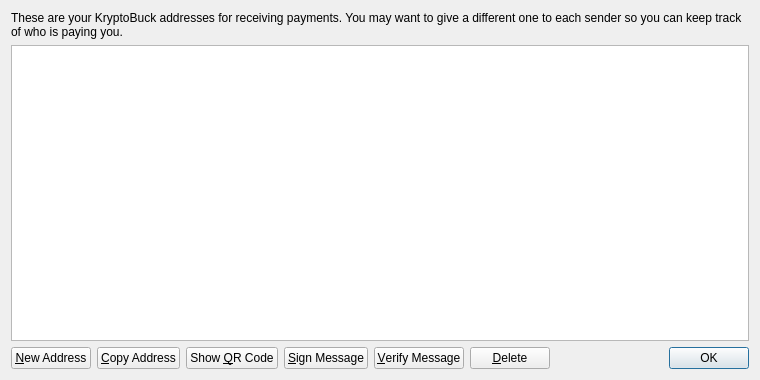
<?xml version="1.0" encoding="UTF-8"?>
<ui version="4.0">
 <class>AddressBookPage</class>
 <widget class="QWidget" name="AddressBookPage">
  <property name="geometry">
   <rect>
    <x>0</x>
    <y>0</y>
    <width>760</width>
    <height>380</height>
   </rect>
  </property>
  <property name="windowTitle">
   <string>Address Book</string>
  </property>
  <layout class="QVBoxLayout" name="verticalLayout">
   <item>
    <widget class="QLabel" name="labelExplanation">
     <property name="text">
      <string>These are your KryptoBuck addresses for receiving payments. You may want to give a different one to each sender so you can keep track of who is paying you.</string>
     </property>
     <property name="textFormat">
      <enum>Qt::PlainText</enum>
     </property>
     <property name="wordWrap">
      <bool>true</bool>
     </property>
    </widget>
   </item>
   <item>
    <widget class="QTableView" name="tableView">
     <property name="contextMenuPolicy">
      <enum>Qt::CustomContextMenu</enum>
     </property>
     <property name="toolTip">
      <string>Double-click to edit address or label</string>
     </property>
     <property name="tabKeyNavigation">
      <bool>false</bool>
     </property>
     <property name="alternatingRowColors">
      <bool>true</bool>
     </property>
     <property name="selectionMode">
      <enum>QAbstractItemView::SingleSelection</enum>
     </property>
     <property name="selectionBehavior">
      <enum>QAbstractItemView::SelectRows</enum>
     </property>
     <property name="sortingEnabled">
      <bool>true</bool>
     </property>
     <attribute name="verticalHeaderVisible">
      <bool>false</bool>
     </attribute>
    </widget>
   </item>
   <item>
    <layout class="QHBoxLayout" name="horizontalLayout">
     <item>
      <widget class="QPushButton" name="newAddressButton">
       <property name="toolTip">
        <string>Create a new address</string>
       </property>
       <property name="text">
        <string>&amp;New Address</string>
       </property>
       <property name="icon">
        <iconset resource="../bitcoin.qrc">
         <normaloff>:/icons/add</normaloff>:/icons/add</iconset>
       </property>
      </widget>
     </item>
     <item>
      <widget class="QPushButton" name="copyToClipboard">
       <property name="toolTip">
        <string>Copy the currently selected address to the system clipboard</string>
       </property>
       <property name="text">
        <string>&amp;Copy Address</string>
       </property>
       <property name="icon">
        <iconset resource="../bitcoin.qrc">
         <normaloff>:/icons/editcopy</normaloff>:/icons/editcopy</iconset>
       </property>
      </widget>
     </item>
     <item>
      <widget class="QPushButton" name="showQRCode">
       <property name="text">
        <string>Show &amp;QR Code</string>
       </property>
       <property name="icon">
        <iconset resource="../bitcoin.qrc">
         <normaloff>:/icons/qrcode</normaloff>:/icons/qrcode</iconset>
       </property>
      </widget>
     </item>
     <item>
      <widget class="QPushButton" name="signMessage">
       <property name="toolTip">
        <string>Sign a message to prove you own a Bitcoin address</string>
       </property>
       <property name="text">
        <string>&amp;Sign Message</string>
       </property>
       <property name="icon">
        <iconset resource="../bitcoin.qrc">
         <normaloff>:/icons/edit</normaloff>:/icons/edit</iconset>
       </property>
      </widget>
     </item>
     <item>
      <widget class="QPushButton" name="verifyMessage">
       <property name="toolTip">
        <string>Verify a message to ensure it was signed with a specified Bitcoin address</string>
       </property>
       <property name="text">
        <string>&amp;Verify Message</string>
       </property>
       <property name="icon">
        <iconset resource="../bitcoin.qrc">
         <normaloff>:/icons/transaction_0</normaloff>:/icons/transaction_0</iconset>
       </property>
      </widget>
     </item>
     <item>
      <widget class="QPushButton" name="deleteButton">
       <property name="toolTip">
        <string>Delete the currently selected address from the list. Only sending addresses can be deleted.</string>
       </property>
       <property name="text">
        <string>&amp;Delete</string>
       </property>
       <property name="icon">
        <iconset resource="../bitcoin.qrc">
         <normaloff>:/icons/remove</normaloff>:/icons/remove</iconset>
       </property>
      </widget>
     </item>
     <item>
      <spacer name="horizontalSpacer">
       <property name="orientation">
        <enum>Qt::Horizontal</enum>
       </property>
       <property name="sizeHint" stdset="0">
        <size>
         <width>40</width>
         <height>20</height>
        </size>
       </property>
      </spacer>
     </item>
     <item>
      <widget class="QDialogButtonBox" name="buttonBox">
       <property name="sizePolicy">
        <sizepolicy hsizetype="Maximum" vsizetype="Fixed">
         <horstretch>0</horstretch>
         <verstretch>0</verstretch>
        </sizepolicy>
       </property>
       <property name="standardButtons">
        <set>QDialogButtonBox::Ok</set>
       </property>
      </widget>
     </item>
    </layout>
   </item>
  </layout>
 </widget>
 <resources>
  <include location="../bitcoin.qrc"/>
 </resources>
 <connections/>
</ui>
